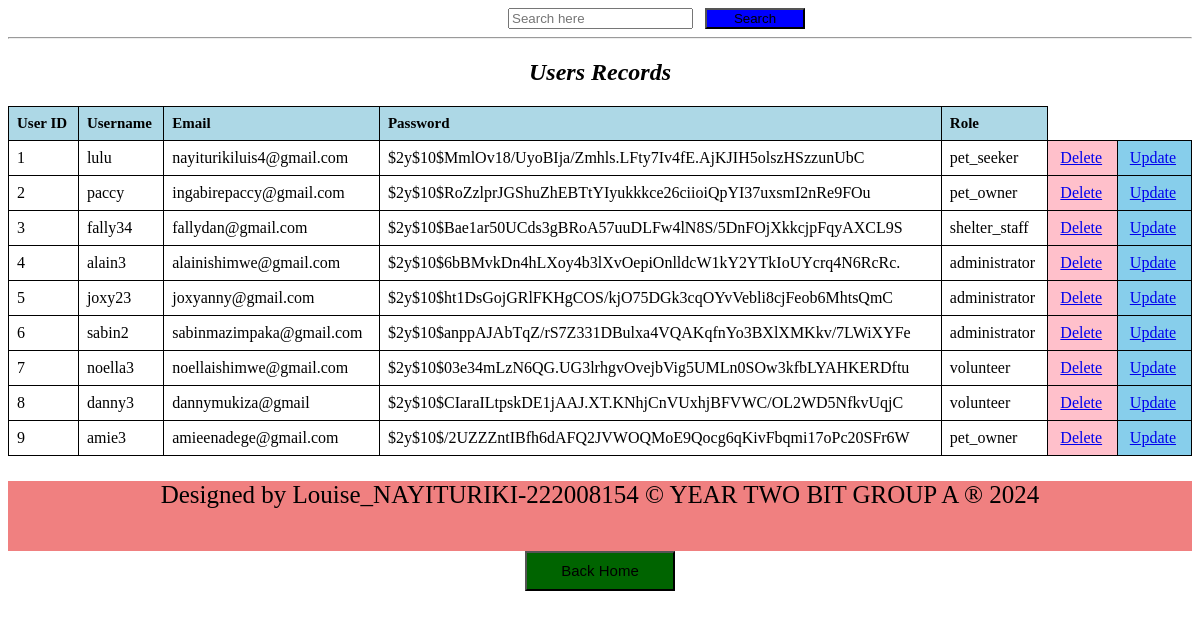
Screenshot of /userstable.php with the database file from the repository.
### tables this page shows
CREATE TABLE `users` (
  `user_id` int(11) NOT NULL,
  `username` varchar(255) NOT NULL,
  `email` varchar(255) NOT NULL,
  `password` varchar(255) NOT NULL,
  `role` varchar(50) NOT NULL
);

### userstable.php (the view, shortened to what this page needs)
<!DOCTYPE html>
<html>
<head>
</head>
<body>
<div style="margin-left: 500px;"><form action="usersearch.php" method="GET">
      <input type="search" name="query" placeholder="Search here">&nbsp;&nbsp;&nbsp;<button type="submit" style="background-color: blue;width: 100px;">Search</button>
    </form></div>
<hr>
    <center>
    <h2><i>Users Records</i></h2>
    </center>
    <table>
        <tr>
            <th>User ID</th>
            <th>Username</th>
            <th>Email</th>
            <th>Password</th>
            <th>Role</th>
        </tr>
        <?php
            require_once'dbconnection.php';
            $sql = "SELECT * FROM Users";
            $result = $connection->query($sql);
            if ($result->num_rows > 0) {
                while ($row = $result->fetch_assoc()) {
                    $uid = $row['user_id'];
                    echo "<tr>
                        <td>" . $row['user_id'] . "</td>
                        <td>" . $row['username'] . "</td>
                        <td>" . $row['email'] . "</td>
                        <td>" . $row['password'] . "</td>
                        <td>" . $row['role'] . "</td>
                        <td style='background-color:pink'><a style='padding:4px' href='deleteuser.php?id=$uid'>Delete</a></td>
                        <td style='background-color:skyblue;'><a style='padding:4px' href='updateuser.php?id=$uid'>Update</a></td>
                    </tr>";
                }
            } else {
                echo "<tr><td colspan='5'>No records found</td></tr>";
            }
        ?>
    </table>
<footer style="background-color:lightcoral;text-align: center;width:100%;height:70px; color: black;font-size: 25px;">
    <p> Designed by Louise_NAYITURIKI-222008154 &copy YEAR TWO BIT GROUP A &reg 2024</p>
</footer>
<center>
    <button style="background-color: darkgreen; width: 150px;height: 40px;" >
        <a href="home.html" style=" font-size: 15px;color: black;text-decoration: none" >Back Home</a>
    </button>
</center>
</body>
</html>

### userstable.php (style rules this page uses)
table { width: 100%; border-collapse: collapse; }
th, td { border: 1px solid black; padding: 8px; text-align: left; }
th { background-color: lightblue; color: black; font-size: 15px; }

### rows the page displays
users: user_id "1", username "lulu", email "nayiturikiluis4@gmail.com", password "$2y$10$MmlOv18/UyoBIja/Zmhls.LFty7Iv4fE.AjKJIH5olszHSzzunUbC", role "pet_seeker"
users: user_id "2", username "paccy", email "ingabirepaccy@gmail.com", password "$2y$10$RoZzlprJGShuZhEBTtYIyukkkce26ciioiQpYI37uxsmI2nRe9FOu", role "pet_owner"
users: user_id "3", username "fally34", email "fallydan@gmail.com", password "$2y$10$Bae1ar50UCds3gBRoA57uuDLFw4lN8S/5DnFOjXkkcjpFqyAXCL9S", role "shelter_staff"
users: user_id "4", username "alain3", email "alainishimwe@gmail.com", password "$2y$10$6bBMvkDn4hLXoy4b3lXvOepiOnlldcW1kY2YTkIoUYcrq4N6RcRc.", role "administrator"
users: user_id "5", username "joxy23", email "joxyanny@gmail.com", password "$2y$10$ht1DsGojGRlFKHgCOS/kjO75DGk3cqOYvVebli8cjFeob6MhtsQmC", role "administrator"
users: user_id "6", username "sabin2", email "sabinmazimpaka@gmail.com", password "$2y$10$anppAJAbTqZ/rS7Z331DBulxa4VQAKqfnYo3BXlXMKkv/7LWiXYFe", role "administrator"
users: user_id "7", username "noella3", email "noellaishimwe@gmail.com", password "$2y$10$03e34mLzN6QG.UG3lrhgvOvejbVig5UMLn0SOw3kfbLYAHKERDftu", role "volunteer"
users: user_id "8", username "danny3", email "dannymukiza@gmail", password "$2y$10$CIaraILtpskDE1jAAJ.XT.KNhjCnVUxhjBFVWC/OL2WD5NfkvUqjC", role "volunteer"
users: user_id "9", username "amie3", email "amieenadege@gmail.com", password "$2y$10$/2UZZZntIBfh6dAFQ2JVWOQMoE9Qocg6qKivFbqmi17oPc20SFr6W", role "pet_owner"
